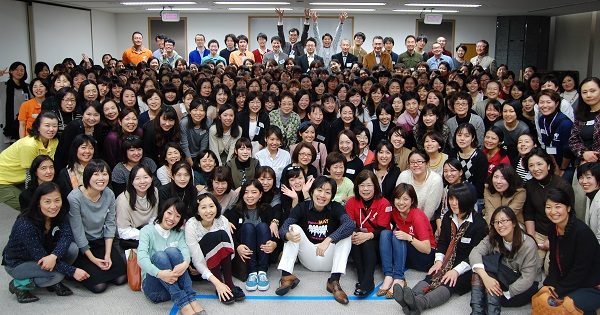
#> input picture assets/group.jpg, 600 x 315 px, found by its file name
$ jupyter execute '顔認識　実例.ipynb'   (shell and % lines are left out)
#> lines starting #> are read from the running program, lines starting #| are printed output that depends on the picture
## 顔認証の基本である顔認識をOpenCVを使って実装
http://blog.aidemy.net/entry/2017/10/13/130706

[cell 1]
import cv2
import matplotlib.pyplot as plt

[cell 2]
# カスケード分類器を作成
face_cascade_path = "haarcascade_frontalface_alt.xml"
face_cascade = cv2.CascadeClassifier(face_cascade_path)

[cell 3]
# 画像を読み込む
# img = cv2.imread('face.jpg')
img = cv2.imread('group.jpg')
#> img is the input picture: shape (315, 600, 3); mean B, G, R 87.2, 89.8, 98.3

# グレースケール化
img_gray = cv2.cvtColor(img, cv2.COLOR_BGR2GRAY)
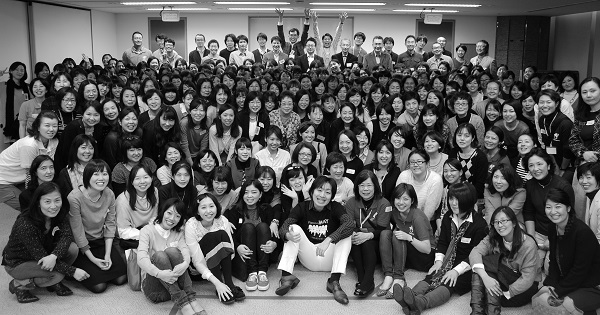
#> img_gray: shape (315, 600); min 0, max 255, mean 92.1

[cell 4]
# 出力結果用にコピー、RGB化
img = cv2.cvtColor(img, cv2.COLOR_BGR2RGB)

# 囲む色
# color = (255, 0, 0)
# color = (0, 255, 0)
color = (0, 0, 255)

[cell 5]
# 顔を検知
faces = face_cascade.detectMultiScale(img_gray)
#> faces = 26 rows, first 6: [577, 83, 22, 22], [58, 92, 22, 22], [534, 93, 22, 22], [81, 106, 22, 22], [120, 110, 21, 21], [40, 117, 22, 22]

for (x, y, w, h) in faces:
    # 検知した顔を矩形で囲む
    cv2.rectangle(img, (x, y), (x + w, y + h), color, 2)
    roi_color = img[y:y+h, x:x+w]
#> this loop made 26 passes
#> (x, y, w, h) on passes 1 to 12: (577, 83, 22, 22), (58, 92, 22, 22), (534, 93, 22, 22), (81, 106, 22, 22), (120, 110, 21, 21), (40, 117, 22, 22), (451, 127, 22, 22), (334, 134, 22, 22), (513, 132, 22, 22), (76, 139, 22, 22), (374, 144, 21, 21), (295, 146, 20, 20)
#> pass 1, `roi_color = img[y:y+h, x:x+w]`:
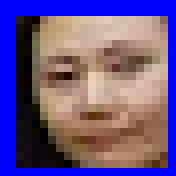
#> roi_color: shape (22, 22, 3) (shown 8 times larger); mean R, G, B 105.7, 83.9, 134.9
#> pass 2, `roi_color = img[y:y+h, x:x+w]`:
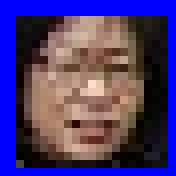
#> roi_color: shape (22, 22, 3) (shown 8 times larger); mean R, G, B 74.6, 57, 113.6
#> pass 3, `roi_color = img[y:y+h, x:x+w]`:
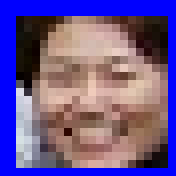
#> roi_color: shape (22, 22, 3) (shown 8 times larger); mean R, G, B 107.2, 85.6, 143.6
#> after the loop:
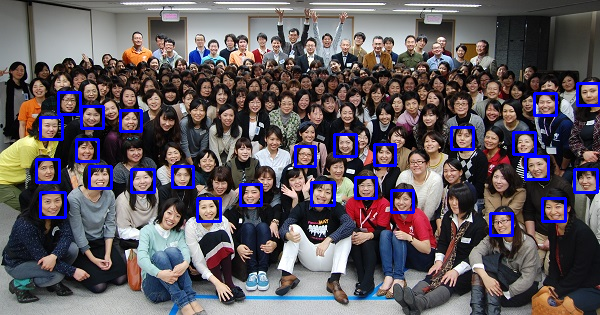
#> img: shape (315, 600, 3); mean R, G, B 96.1, 88, 94.7

$ run again, with assets/face.jpg copied over assets/group.jpg
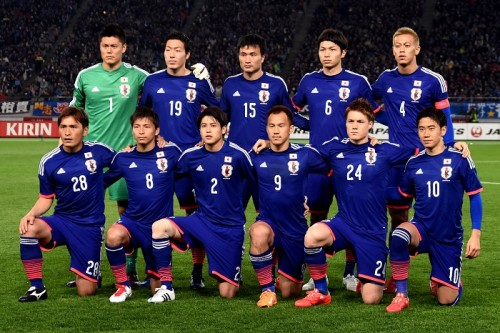
#> input picture assets/face.jpg, 500 x 333 px, found by its file name
#> img is the input picture: shape (333, 500, 3); mean B, G, R 67.9, 59.7, 59.9
#> `img_gray = cv2.cvtColor(img, cv2.COLOR_BGR2GRAY)`:
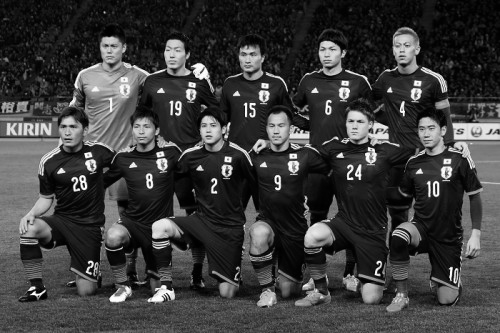
#> img_gray: shape (333, 500); min 0, max 255, mean 60.7
#> faces = [[98, 37, 25, 25], [389, 36, 26, 26], [160, 40, 27, 27], [315, 40, 26, 26], [236, 45, 25, 25], [343, 111, 26, 26], [55, 117, 27, 27], [129, 116, 26, 26], [196, 116, 26, 26], [264, 116, 26, 26], [414, 118, 27, 27]]
#> the loop `for (x, y, w, h) in faces:` made 11 passes
#> after the loop `for (x, y, w, h) in faces:`:
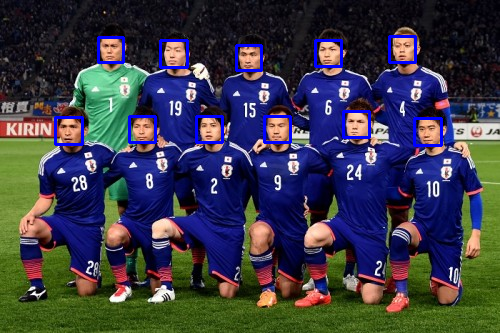
#> img: shape (333, 500, 3); mean R, G, B 57.9, 58.2, 71.8
